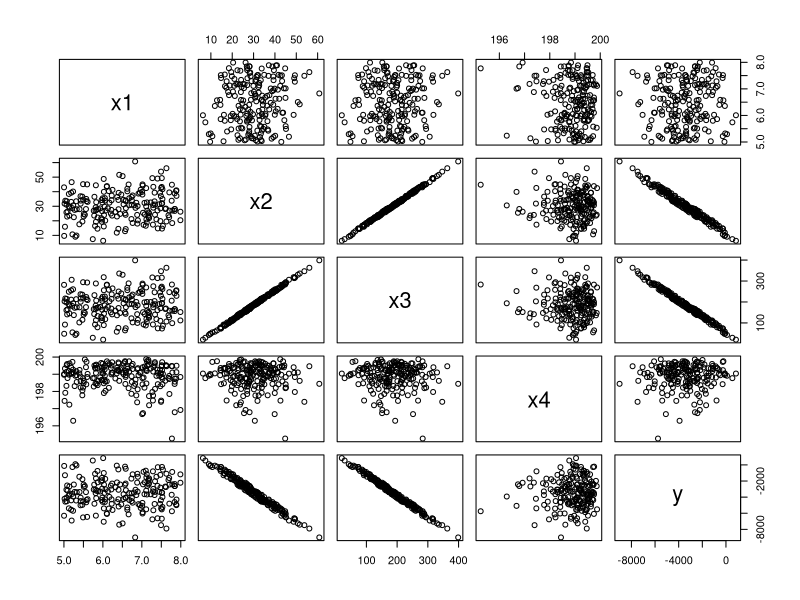
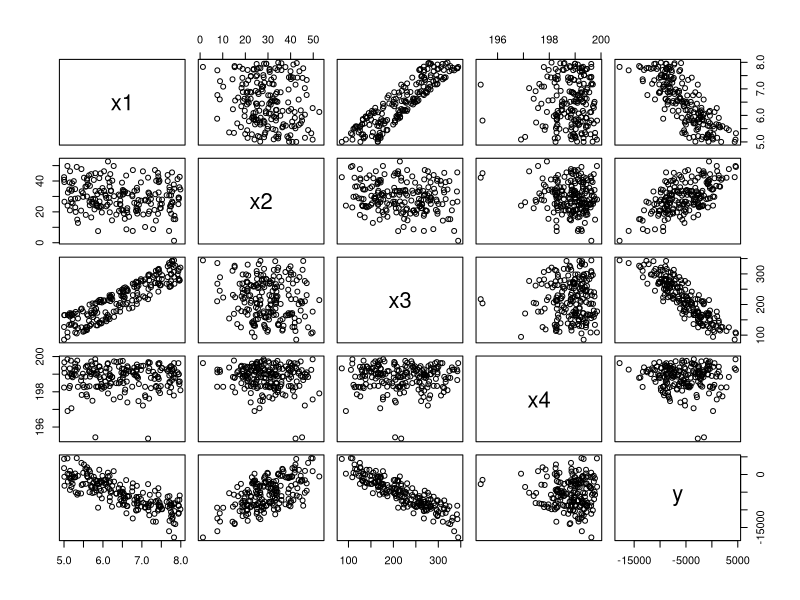

Reproduce these figures in R, in order.
## ---- chunk 1
knitr::opts_chunk$set(echo = FALSE)

numpts = 200

x1<-3*runif(numpts)+5
x2<-10*rnorm(numpts)+30
x3<-jitter(-4*x1+7*x2+runif(numpts))
x4<-200-rf(numpts, df1=10, df2=15)
y<-jitter(100*x1+200*x2-55*x3+90)
iscol <- data.frame(x1=x1,
                     x2=x2,
                     x3=x3,
                     x4=x4,
                     y=y
                     )

x1<-3*runif(numpts)+5
x2<-10*rnorm(numpts)+30
x3<-jitter(5*x1**2+40*sin(x2))
x4<-200-rf(numpts, df1=10, df2=15)
y<-jitter(100*x1+200*x2-55*x3+90)
noncol <- data.frame(x1=x1,
                     x2=x2,
                     x3=x3,
                     x4=x4,
                     y=y
                     )

library(car)

## ---- chunk 2
iscol.fit <-lm(y~x1+x2+x3+x4,data=iscol)
vif(iscol.fit)
## ---- chunk 3
plot(iscol)
## ---- chunk 4
noncol.fit <-lm(y~x1+x2+x3+x4,data=noncol)
vif(noncol.fit)
## ---- chunk 5
plot(noncol)
